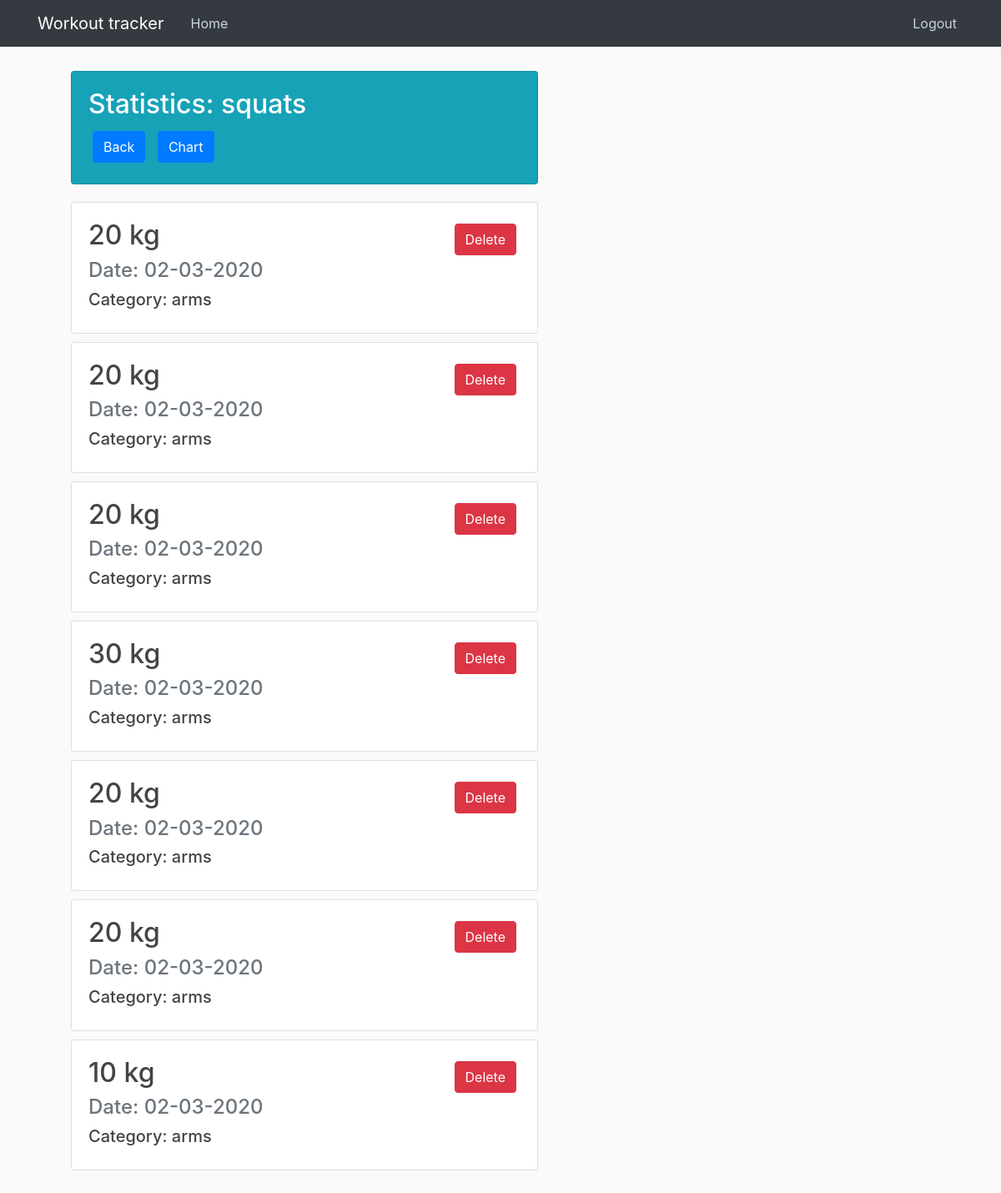
The app's page /stats/squats (signed in) with its own data.
### workout_tracker/models.py (models this page shows, shortened)
class Post(db.Model):
    id = db.Column(db.Integer, primary_key=True)
    exercise = db.Column(db.String(20), nullable=False)
    weight = db.Column(db.Integer, nullable=False)
    category = db.Column(db.String(20))
    date_posted = db.Column(db.DateTime, default=datetime.utcnow)
    user_id = db.Column(db.Integer, db.ForeignKey('user.id'), nullable=False)

### workout_tracker/routes.py (the view)
@app.route("/stats/<string:exercise>")
def stats(exercise):
    posts = Post.query.filter_by(exercise = exercise)
    return render_template('stats.html', legend = exercise, posts=posts)

### workout_tracker/models.py (called while the page is built)
@login_manager.user_loader
def load_user(user_id):
    return User.query.get(int(user_id))

### workout_tracker/templates/stats.html
{% extends "layout.html" %}
{% block content %}
<div class="card text-white bg-info mb-3 w-50">
    <div class="card-body">
    <h2 class="text-white">Statistics: {{ legend }} </h2>
    <button type="button" class="btn btn-primary" onclick="window.location.href='/home';">Back</button>
    <button type="button" class="btn btn-primary" onclick="window.location.href='{{ url_for('exchart', exercise = legend ) }}';">Chart</button>
    </div>
</div>
    <br>
    {% for post in posts %}
    <div class="card w-50">
        <div class="card-body">
            <div>
                <form action="{{ url_for('stat_delete', post_id=post.id) }}" method="POST">
                    <input type="submit" class="btn btn-danger float-right" value="Delete">
                </form>
            </div>
            <h2 class="card-text">{{ post.weight }} kg</h2>
            <h4 class="text-muted">Date: {{ post.date_posted.strftime('%d-%m-%Y') }}</h4>
            <h5 class="text-sm-left">Category: {{ post.category }}</h5>
        </div>
    </div>
{% endfor %}
{% endblock content %}

### workout_tracker/static/main.css (style rules this page uses)
body { background: #fafafa; color: #333333; margin-top: 5rem; margin-left: 5rem; margin-bottom: 5rem; }
.card { display:inline-block; margin: 5px; }
.btn { margin: 5px; }
h1, h2, h3, h4, h5, h6 { color: #444444; }

### records on screen
Post: weight "20", date_posted "02-03-2020", category "arms"
Post: weight "20", date_posted "02-03-2020", category "arms"
Post: weight "20", date_posted "02-03-2020", category "arms"
Post: weight "30", date_posted "02-03-2020", category "arms"
Post: weight "20", date_posted "02-03-2020", category "arms"
Post: weight "20", date_posted "02-03-2020", category "arms"
Post: weight "10", date_posted "02-03-2020", category "arms"

### other values on screen
{{ legend }} "squats"
